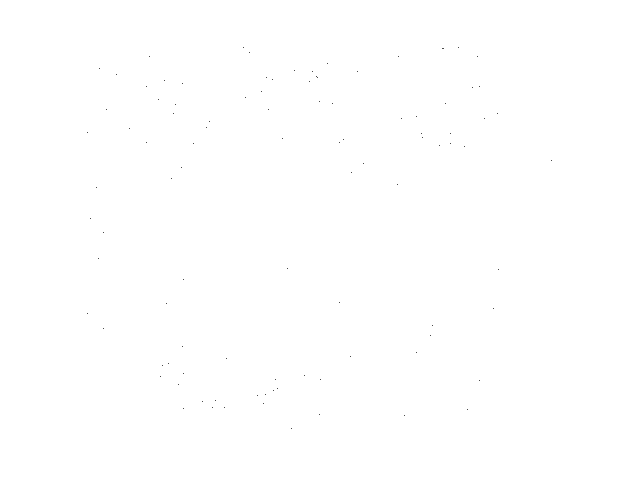
Frame 1 (no input)
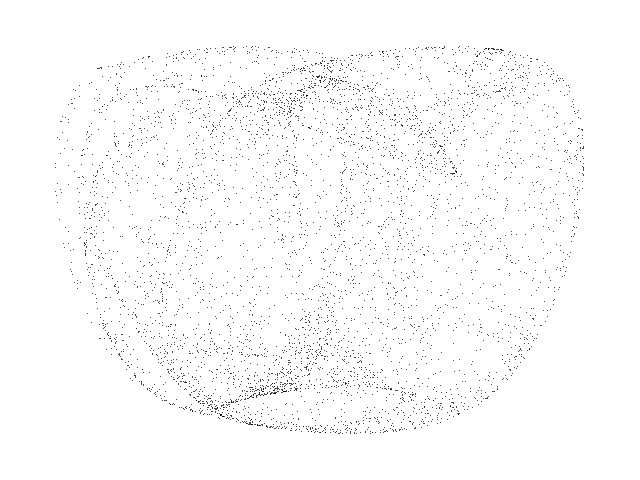
Frame 60 (the mouse pressed at the canvas centre just before this capture)
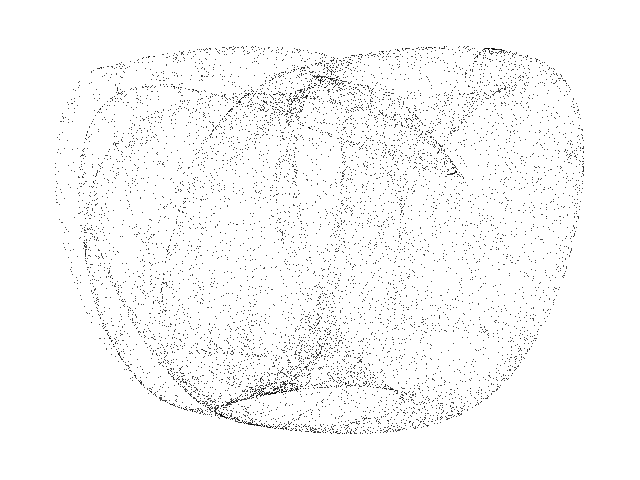
Frame 120 (the mouse held since frame 60 and released just before this capture)

The Processing sketch that drew these frames (run headless with seeded random() and noise(); from frame 60 on, the mouse is pressed at the canvas centre):

// Processing sketch: Jason_Rampe_A
// ── Jason_Rampe_A.pde
// Jason-rampe A chaotic map //

  float x = 0.1;
  float y = 0.1;
  float a = 2.7918;
  float b = 2.1196;
  float c = 1.0284;
  float d = 0.1384;


void setup() {
  
  size(640,480);
  background(255);
  
}


void draw() {
  
  for (int i=0; i<100; i++) {
    
    float nx = x;
    float ny = y;
    
    x = cos(ny * b) + c * sin(nx * b);
    y = cos(nx * a) + d * sin(ny * a);
  
    point(300 + (140 * x), 240 + (170 * y));
        
  }

}
